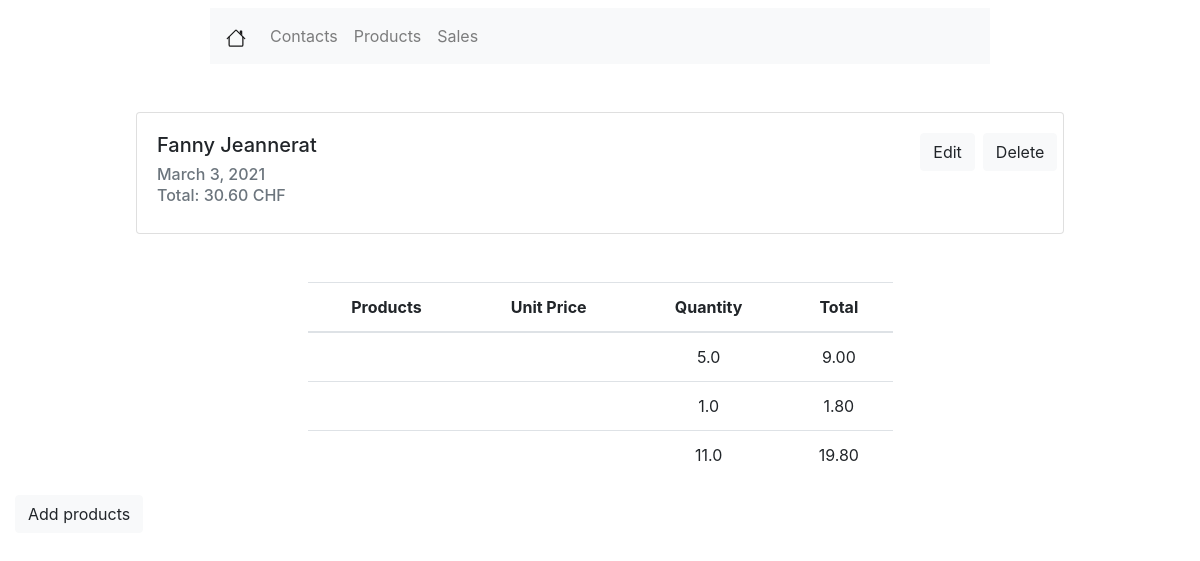
Page /sales/4/ on the committed database.
### sale/models.py (models this page shows, shortened)
class SaleOrder(models.Model):
    create_at = models.DateTimeField(auto_now_add=True)
    updated_at = models.DateTimeField(auto_now=True)
    name = models.CharField(max_length=100)
    partner_id = models.ForeignKey(Contact, on_delete=models.CASCADE, null=False, verbose_name='Customer')
    validity_date = models.DateField(verbose_name="Validity date", blank=True, null=True)
    @property
    def total(self):
        res = False
        for sol in self.saleorderline_set.all():
            res += sol.sol_total
        return res

class SaleOrderLine(models.Model):
    create_at = models.DateTimeField(auto_now_add=True, blank=True, null=True)
    updated_at = models.DateTimeField(auto_now=True, blank=True, null=True)
    product_id = models.ForeignKey(Product, on_delete=models.CASCADE, null=False, verbose_name="Products")
    quantity = models.FloatField(default=1, verbose_name="Quantity")
    sol_total = models.FloatField(verbose_name="Total", max_length=100)
    sale_order_id = models.ForeignKey(SaleOrder, on_delete=models.CASCADE)

### contacts/models.py (models this page shows, shortened)
class Contact(models.Model):
    COUNTRY_CHOICES = (
        ('US', 'United States'),
        ('FR', 'France'),
        ('CH', 'Suisse'),
        ('RU', 'Russia'),
        ('IT', 'Italy'),
    )
    TITLE_CHOICES = (
        ('M.', 'Monsieur'),
        ('Mme', 'Madame'),
        ('Melle', 'Mademoiselle'),
        ('NA', 'Sans avis'),
    )
    LANG_CHOICES = (
        ('EN', 'Anglais'),
        ('FR', 'Francais'),
        ('CH', 'Suisse'),
        ('RU', 'Russe'),
        ('IT', 'Italien'),
    )
    is_active = models.BooleanField(verbose_name="active", default=True)
    title = models.CharField(verbose_name="titre", max_length=50, null=False, choices=TITLE_CHOICES, default='Mme')
    lang = models.CharField(verbose_name="Langue", max_length=80, null=False, choices=LANG_CHOICES, default='US')
    name = models.CharField(verbose_name='Prénom', max_length=200, null=True)
    lastname = models.CharField(verbose_name='Nom de famille', max_length=200, null=True)
    age = models.IntegerField(verbose_name='Age', null=True)
    street = models.CharField(verbose_name="Adresse", max_length=100, null=True)
    region_zip = models.IntegerField(verbose_name="Code postale", null=True)
    city = models.CharField(verbose_name="Ville", max_length=200, null=True)
    country = models.CharField(verbose_name="Pays", max_length=100, null=False, choices=COUNTRY_CHOICES, default='CH')
    phone = PhoneNumberField(null=True)
    mobile = PhoneNumberField(null=True)
    email = models.EmailField(verbose_name="E-mail", max_length=254, null=True)
    state = models.CharField(verbose_name="Etat", max_length=20, null=True)

### sale/views.py (the view)
# urls.py: path('<int:pk>/', views.SaleOrderDetailView.as_view(), name='sale_detail'),
class SaleOrderDetailView(generic.DetailView):
    template_name = 'sale/sale_formview.html'
    model = SaleOrder

### sale/templatetags/verbose_names.py (called while the page is built)
@register.simple_tag
def get_verbose_field_name(instance, field_name):
    return instance._meta.get_field(field_name).verbose_name.title()

### sale/templates/sale/sale_formview.html (shortened to what this page needs)
{% extends 'viewlist/viewlist.html' %}
{% load verbose_names %}
{% block viewlist %}
    <div class="row mx-auto mt-5 justify-content-center">
        <div class="card" style="width: 58rem;">
            <div class="card-body">
                <div class="row">
                    <div class="col-md-10">
                        <h5 class="card-title">{{ saleorder.partner_id.name }} {{ saleorder.partner_id.lastname }} </h5>
                    </div>
                    <div class="col-md-2" style="display: inherit">
                        <a class="btn btn-light mr-2" href="{% url 'edit_sale' saleorder.pk %}"
                           role="button">Edit</a>
                        <form action="#" method="post">
                            <button class="btn btn-light mr-2">Delete</button>
                        </form>
                    </div>
                </div>
                <h6 class="card-subtitle mb-2 text-muted " data-toggle="tooltip" data-placement="left"
                    title="{% get_verbose_field_name saleorder "validity_date" %}">{{ saleorder.validity_date }}</h6>
                <h6 class="card-subtitle mb-2 text-muted">Total: {{ saleorder.total|floatformat:2 }} CHF</h6>
            </div>
        </div>
    </div>
    <div class="row mx-auto mt-5 justify-content-center">
        <table class="table table-hover w-50" style="text-align: center">
            <thead>
            <tr>
                <th scope="col">Products</th>
                <th scope="col">Unit Price</th>
                <th scope="col">Quantity</th>
                <th scope="col">Total</th>
            </tr>
            </thead>
            <tbody>
            {% for sol in saleorder.saleorderline_set.all %}
                <tr>
                    <td>{{ sol.product_id.name }}</td>
                    <td>{{ sol.product_id.price|floatformat:2 }}</td>
                    <td>{{ sol.quantity }}</td>
                    <td>{{ sol.sol_total|floatformat:2 }}</td>
                </tr>
            {% endfor %}
            </tbody>
        </table>
    </div>
    <a class="btn btn-light" href="{% url 'edit_sale' saleorder.pk %}" role="button">Add products</a>
{% endblock %}

### rows in the picture
SaleOrder: partner_id.name "Fanny", partner_id.lastname "Jeannerat", validity_date "March 3, 2021", total "30.60"
SaleOrderLine: quantity "5.0", sol_total "9.00"
SaleOrderLine: quantity "1.0", sol_total "1.80"
SaleOrderLine: quantity "11.0", sol_total "19.80"
